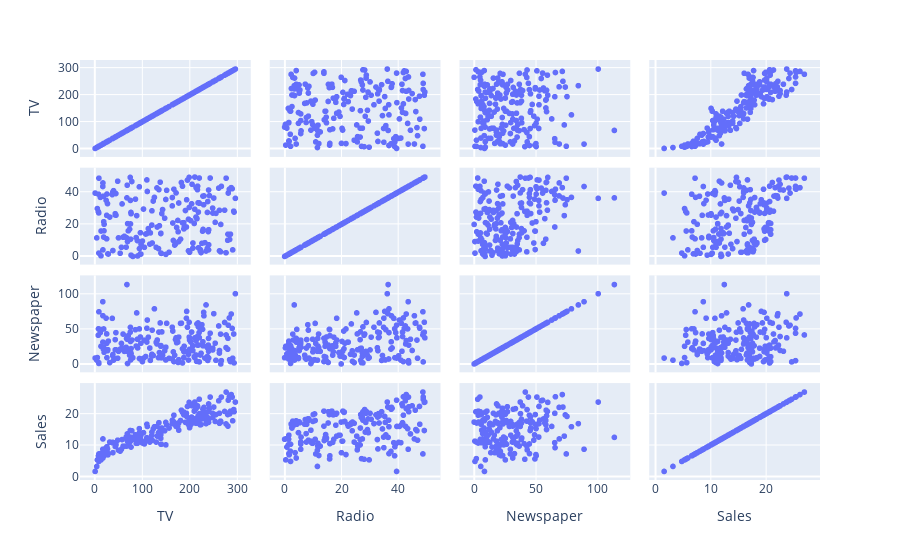

This figure's notebook cell:
### Markdown cell above
# Scatter plot

### Code cell
# scatter plot
px.scatter_matrix(sales_data,["TV","Radio","Newspaper","Sales"])

### Figure 1 — Plotly figure (JSON) as saved in the notebook; plotly's stock layout.template omitted (floating-point values rounded to 4 significant figures; data arrays with more than 128 entries replaced by an {"elided": "..."} marker saying what was removed)
{"data": [{"dimensions": [{"axis": {"matches": true}, "label": "TV", "values": {"elided": "200 float values"}}, {"axis": {"matches": true}, "label": "Radio", "values": {"elided": "200 float values"}}, {"axis": {"matches": true}, "label": "Newspaper", "values": {"elided": "200 float values"}}, {"axis": {"matches": true}, "label": "Sales", "values": {"elided": "200 float values"}}], "hovertemplate": "%{xaxis.title.text}=%{x}<br>%{yaxis.title.text}=%{y}<extra></extra>", "legendgroup": "", "marker": {"color": "#636efa", "symbol": "circle"}, "name": "", "showlegend": false, "type": "splom"}], "layout": {"dragmode": "select", "legend": {"tracegroupgap": 0}, "margin": {"t": 60}}}
